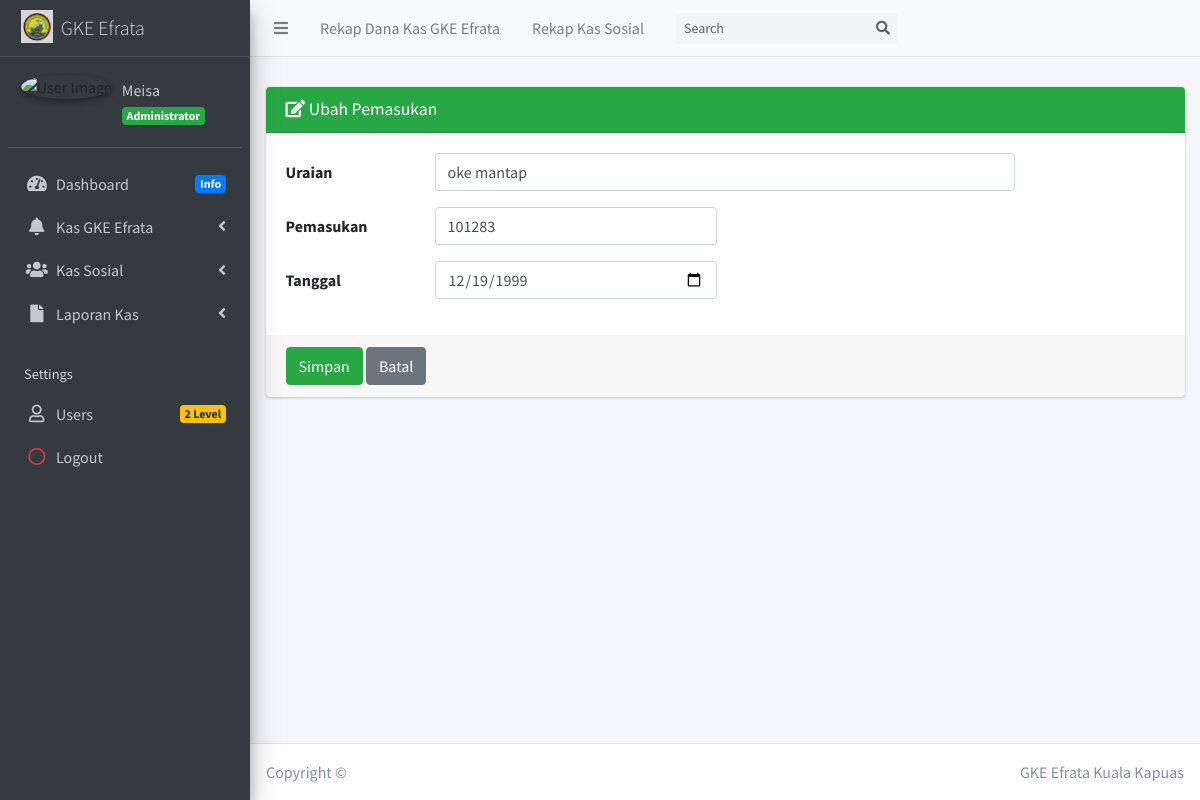
Page /?page=i_edit_ks&kode=3 (signed in) on the committed database.
### tables this page shows
CREATE TABLE IF NOT EXISTS `dana_sosial` (
  `id_ds` int(11) NOT NULL AUTO_INCREMENT,
  `tgl_ds` date NOT NULL,
  `uraian_ds` varchar(200) NOT NULL,
  `masuk` int(11) NOT NULL,
  `keluar` int(11) NOT NULL,
  `jenis` enum('Masuk','Keluar') NOT NULL,
  `waktu` timestamp NOT NULL DEFAULT CURRENT_TIMESTAMP ON UPDATE CURRENT_TIMESTAMP,
  PRIMARY KEY (`id_ds`)
);

### bendahara/sosial/in/edit_kas.php (the view, shortened to what this page needs)
<?php
    if(isset($_GET['kode'])){
        $sql_cek = "SELECT * FROM dana_sosial WHERE id_ds='".$_GET['kode']."'";
        $query_cek = mysqli_query($koneksi, $sql_cek);
        $data_cek = mysqli_fetch_array($query_cek,MYSQLI_BOTH);
    }
?>
<div class="card card-success">
  <div class="card-header">
    <h3 class="card-title"><i class="fa fa-edit"></i> Ubah Pemasukan</h3>
  </div>
  <form action="" method="post" enctype="multipart/form-data">
    <div class="card-body">
      <div class="form-group row">
        <label class="col-sm-2 col-form-label">Uraian</label>
        <div class="col-sm-8">
          <input type="text" class="form-control" id="uraian_ds" name="uraian_ds" value="<?php echo $data_cek['uraian_ds']; ?>"/>
        </div>
      </div>
      <div class="form-group row">
        <label class="col-sm-2 col-form-label">Pemasukan</label>
        <div class="col-sm-4">
          <input type="text" class="form-control" id="masuk" name="masuk" value="<?php echo $data_cek['masuk']; ?>"/>
        </div>
      </div>
      <div class="form-group row">
        <label class="col-sm-2 col-form-label">Tanggal</label>
        <div class="col-sm-4">
          <input type="date" class="form-control" id="tgl_ds" name="tgl_ds" value="<?php echo $data_cek['tgl_ds']; ?>"/>
        </div>
      </div>
    </div>
    <div class="card-footer">
      <input type="submit" name="Ubah" value="Simpan" class="btn btn-success" >
      <a href="?page=i_data_ks" title="Kembali" class="btn btn-secondary">Batal</a>
    </div>
  </form>
</div>

### rows in the picture
dana_sosial: uraian_ds "oke mantap", masuk "101283", tgl_ds "12/19/1999"

### other values in the picture
$data_nama "Meisa"
$data_level "Administrator"
